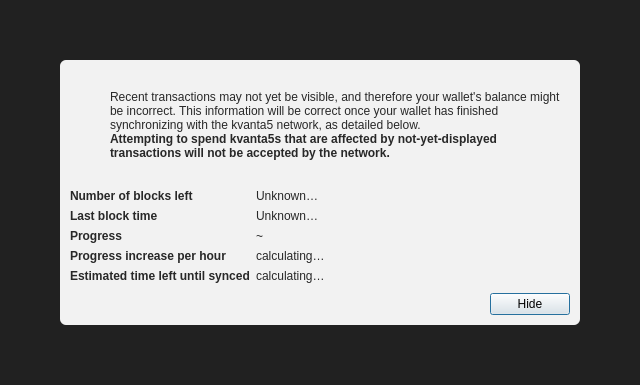
<?xml version="1.0" encoding="UTF-8"?>
<ui version="4.0">
 <class>ModalOverlay</class>
 <widget class="QWidget" name="ModalOverlay">
  <property name="geometry">
   <rect>
    <x>0</x>
    <y>0</y>
    <width>640</width>
    <height>385</height>
   </rect>
  </property>
  <property name="windowTitle">
   <string>Form</string>
  </property>
  <layout class="QVBoxLayout" name="verticalLayout" stretch="0">
   <property name="sizeConstraint">
    <enum>QLayout::SetDefaultConstraint</enum>
   </property>
   <property name="leftMargin">
    <number>0</number>
   </property>
   <property name="topMargin">
    <number>0</number>
   </property>
   <property name="rightMargin">
    <number>0</number>
   </property>
   <property name="bottomMargin">
    <number>0</number>
   </property>
   <item>
    <widget class="QWidget" name="bgWidget" native="true">
     <property name="styleSheet">
      <string notr="true">#bgWidget { background: rgba(0,0,0,220); }</string>
     </property>
     <layout class="QVBoxLayout" name="verticalLayoutMain" stretch="1">
      <property name="leftMargin">
       <number>60</number>
      </property>
      <property name="topMargin">
       <number>60</number>
      </property>
      <property name="rightMargin">
       <number>60</number>
      </property>
      <property name="bottomMargin">
       <number>60</number>
      </property>
      <item>
       <widget class="QWidget" name="contentWidget" native="true">
        <property name="styleSheet">
         <string notr="true">#contentWidget { background: rgba(255,255,255,240); border-radius: 6px; }

QLabel { color: rgb(40,40,40);  }</string>
        </property>
        <layout class="QVBoxLayout" name="verticalLayoutSub" stretch="1,0,0,0">
         <property name="spacing">
          <number>0</number>
         </property>
         <property name="leftMargin">
          <number>10</number>
         </property>
         <property name="topMargin">
          <number>10</number>
         </property>
         <property name="rightMargin">
          <number>10</number>
         </property>
         <property name="bottomMargin">
          <number>10</number>
         </property>
         <item>
          <layout class="QHBoxLayout" name="horizontalLayoutIconText" stretch="0,1">
           <property name="topMargin">
            <number>20</number>
           </property>
           <item>
            <layout class="QVBoxLayout" name="verticalLayoutIcon">
             <property name="leftMargin">
              <number>0</number>
             </property>
             <item>
              <widget class="QPushButton" name="warningIcon">
               <property name="enabled">
                <bool>false</bool>
               </property>
               <property name="text">
                <string/>
               </property>
               <property name="icon">
                <iconset>
                 <normaloff>:/icons/warning</normaloff>
                 <disabledoff>:/icons/warning</disabledoff>:/icons/warning</iconset>
               </property>
               <property name="iconSize">
                <size>
                 <width>48</width>
                 <height>48</height>
                </size>
               </property>
               <property name="flat">
                <bool>true</bool>
               </property>
              </widget>
             </item>
             <item>
              <spacer name="verticalSpacerWarningIcon">
               <property name="orientation">
                <enum>Qt::Vertical</enum>
               </property>
               <property name="sizeHint" stdset="0">
                <size>
                 <width>20</width>
                 <height>40</height>
                </size>
               </property>
              </spacer>
             </item>
            </layout>
           </item>
           <item>
            <layout class="QVBoxLayout" name="verticalLayoutInfoText">
             <property name="leftMargin">
              <number>0</number>
             </property>
             <property name="topMargin">
              <number>0</number>
             </property>
             <item>
              <widget class="QLabel" name="infoText">
               <property name="text">
                <string>Recent transactions may not yet be visible, and therefore your wallet's balance might be incorrect. This information will be correct once your wallet has finished synchronizing with the kvanta5 network, as detailed below.</string>
               </property>
               <property name="textFormat">
                <enum>Qt::RichText</enum>
               </property>
               <property name="wordWrap">
                <bool>true</bool>
               </property>
              </widget>
             </item>
             <item>
              <widget class="QLabel" name="infoTextStrong">
               <property name="font">
                <font>
                 <weight>75</weight>
                 <bold>true</bold>
                </font>
               </property>
               <property name="text">
                <string>Attempting to spend kvanta5s that are affected by not-yet-displayed transactions will not be accepted by the network.</string>
               </property>
               <property name="textFormat">
                <enum>Qt::RichText</enum>
               </property>
               <property name="wordWrap">
                <bool>true</bool>
               </property>
              </widget>
             </item>
             <item>
              <spacer name="verticalSpacerInTextSpace">
               <property name="orientation">
                <enum>Qt::Vertical</enum>
               </property>
               <property name="sizeHint" stdset="0">
                <size>
                 <width>20</width>
                 <height>40</height>
                </size>
               </property>
              </spacer>
             </item>
            </layout>
           </item>
          </layout>
         </item>
         <item>
          <spacer name="verticalSpacerAfterText">
           <property name="orientation">
            <enum>Qt::Vertical</enum>
           </property>
           <property name="sizeHint" stdset="0">
            <size>
             <width>20</width>
             <height>40</height>
            </size>
           </property>
          </spacer>
         </item>
         <item>
          <layout class="QFormLayout" name="formLayout">
           <property name="fieldGrowthPolicy">
            <enum>QFormLayout::FieldsStayAtSizeHint</enum>
           </property>
           <property name="horizontalSpacing">
            <number>6</number>
           </property>
           <property name="verticalSpacing">
            <number>6</number>
           </property>
           <property name="topMargin">
            <number>10</number>
           </property>
           <item row="0" column="0">
            <widget class="QLabel" name="labelNumberOfBlocksLeft">
             <property name="font">
              <font>
               <weight>75</weight>
               <bold>true</bold>
              </font>
             </property>
             <property name="text">
              <string>Number of blocks left</string>
             </property>
            </widget>
           </item>
           <item row="0" column="1">
            <widget class="QLabel" name="numberOfBlocksLeft">
             <property name="text">
              <string>Unknown…</string>
             </property>
            </widget>
           </item>
           <item row="1" column="0">
            <widget class="QLabel" name="labelLastBlockTime">
             <property name="font">
              <font>
               <weight>75</weight>
               <bold>true</bold>
              </font>
             </property>
             <property name="text">
              <string>Last block time</string>
             </property>
            </widget>
           </item>
           <item row="1" column="1">
            <widget class="QLabel" name="newestBlockDate">
             <property name="sizePolicy">
              <sizepolicy hsizetype="Maximum" vsizetype="Preferred">
               <horstretch>0</horstretch>
               <verstretch>0</verstretch>
              </sizepolicy>
             </property>
             <property name="text">
              <string>Unknown…</string>
             </property>
            </widget>
           </item>
           <item row="2" column="0">
            <widget class="QLabel" name="labelSyncDone">
             <property name="font">
              <font>
               <weight>75</weight>
               <bold>true</bold>
              </font>
             </property>
             <property name="text">
              <string>Progress</string>
             </property>
            </widget>
           </item>
           <item row="2" column="1">
            <layout class="QHBoxLayout" name="horizontalLayoutSync" stretch="0,1">
             <item>
              <widget class="QLabel" name="percentageProgress">
               <property name="text">
                <string notr="true">~</string>
               </property>
              </widget>
             </item>
            </layout>
           </item>
           <item row="4" column="0">
            <widget class="QLabel" name="labelProgressIncrease">
             <property name="font">
              <font>
               <weight>75</weight>
               <bold>true</bold>
              </font>
             </property>
             <property name="text">
              <string>Progress increase per hour</string>
             </property>
            </widget>
           </item>
           <item row="4" column="1">
            <widget class="QLabel" name="progressIncreasePerH">
             <property name="text">
              <string>calculating…</string>
             </property>
            </widget>
           </item>
           <item row="5" column="0">
            <widget class="QLabel" name="labelEstimatedTimeLeft">
             <property name="font">
              <font>
               <weight>75</weight>
               <bold>true</bold>
              </font>
             </property>
             <property name="text">
              <string>Estimated time left until synced</string>
             </property>
            </widget>
           </item>
           <item row="5" column="1">
            <widget class="QLabel" name="expectedTimeLeft">
             <property name="text">
              <string>calculating…</string>
             </property>
            </widget>
           </item>
          </layout>
         </item>
         <item>
          <layout class="QHBoxLayout" name="horizontalLayoutButtons">
           <property name="leftMargin">
            <number>10</number>
           </property>
           <property name="topMargin">
            <number>10</number>
           </property>
           <item>
            <spacer name="horizontalSpacer">
             <property name="orientation">
              <enum>Qt::Horizontal</enum>
             </property>
             <property name="sizeHint" stdset="0">
              <size>
               <width>40</width>
               <height>20</height>
              </size>
             </property>
            </spacer>
           </item>
           <item>
            <widget class="QPushButton" name="closeButton">
             <property name="text">
              <string>Hide</string>
             </property>
             <property name="shortcut">
              <string>Esc</string>
             </property>
             <property name="focusPolicy">
              <enum>Qt::StrongFocus</enum>
             </property>
             <property name="default">
              <bool>true</bool>
             </property>
            </widget>
           </item>
          </layout>
         </item>
        </layout>
       </widget>
      </item>
     </layout>
    </widget>
   </item>
  </layout>
 </widget>
 <resources/>
 <connections/>
</ui>
